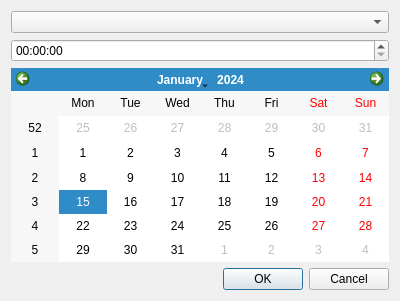
<?xml version="1.0" encoding="UTF-8"?>
<ui version="4.0">
 <class>EditEvent</class>
 <widget class="QDialog" name="EditEvent">
  <property name="geometry">
   <rect>
    <x>0</x>
    <y>0</y>
    <width>400</width>
    <height>301</height>
   </rect>
  </property>
  <property name="windowTitle">
   <string>Event</string>
  </property>
  <layout class="QGridLayout" name="gridLayout">
   <item row="1" column="0">
    <widget class="QTimeEdit" name="timeEdit">
     <property name="displayFormat">
      <string>HH:mm:ss</string>
     </property>
    </widget>
   </item>
   <item row="4" column="0">
    <widget class="QDialogButtonBox" name="buttonBox">
     <property name="orientation">
      <enum>Qt::Horizontal</enum>
     </property>
     <property name="standardButtons">
      <set>QDialogButtonBox::Cancel|QDialogButtonBox::Ok</set>
     </property>
    </widget>
   </item>
   <item row="2" column="0">
    <widget class="QCalendarWidget" name="calendarWidget"/>
   </item>
   <item row="0" column="0">
    <widget class="QComboBox" name="comboBox"/>
   </item>
  </layout>
 </widget>
 <resources/>
 <connections>
  <connection>
   <sender>buttonBox</sender>
   <signal>accepted()</signal>
   <receiver>EditEvent</receiver>
   <slot>accept()</slot>
   <hints>
    <hint type="sourcelabel">
     <x>248</x>
     <y>254</y>
    </hint>
    <hint type="destinationlabel">
     <x>157</x>
     <y>274</y>
    </hint>
   </hints>
  </connection>
  <connection>
   <sender>buttonBox</sender>
   <signal>rejected()</signal>
   <receiver>EditEvent</receiver>
   <slot>reject()</slot>
   <hints>
    <hint type="sourcelabel">
     <x>316</x>
     <y>260</y>
    </hint>
    <hint type="destinationlabel">
     <x>286</x>
     <y>274</y>
    </hint>
   </hints>
  </connection>
 </connections>
</ui>
